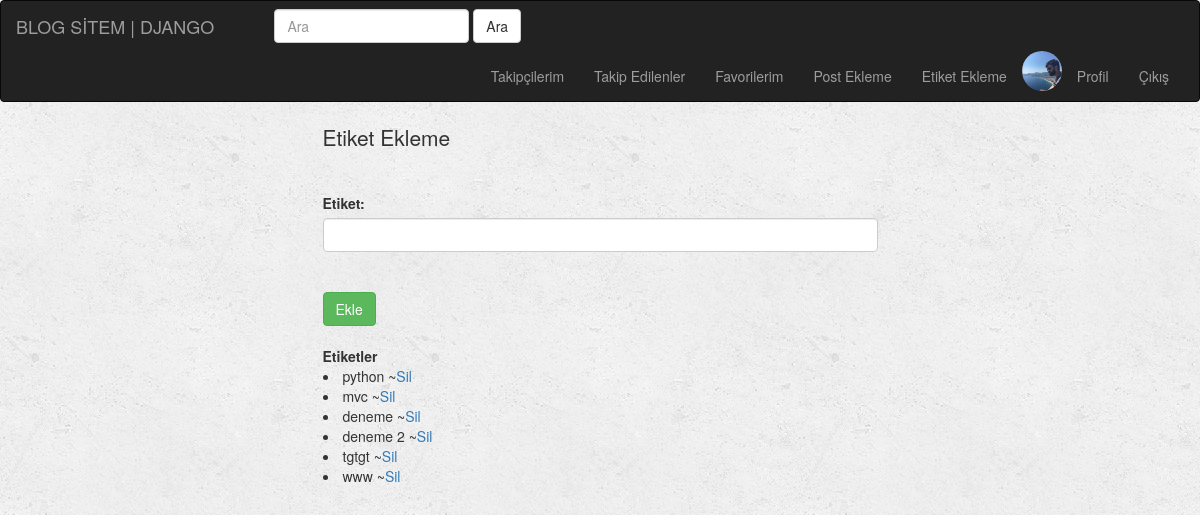
/posts/tag_cretae/ (signed in), run on the app's committed database.
### users/models.py (models this page shows, shortened)
class UserProfile(models.Model):
    Erkek = 'E'
    Kadin  = 'K'
    Other  ='O'
    CINSIYET = ((Erkek,'Erkek') , (Kadin, 'Kadin') , (Other , 'Other'))
    user = models.OneToOneField(User , on_delete=models.CASCADE , verbose_name='User')
    telefon=models.CharField(max_length=11 , verbose_name='Telefon Numarası' , blank=True)
    cinsiyet  =models.CharField(max_length=1 , verbose_name='Cinsiyet' , choices=CINSIYET, default=3 , blank=True)
    hakkimda  = models.TextField(max_length=500 , verbose_name='Hakkımda' , blank=True)
    dogumTarihi = models.DateField(verbose_name='Doğum Tarihi' , blank=True,null=True)
    profilPhoto = models.ImageField(upload_to = upload_to , verbose_name='Profil Fotoğrafı',default='profilPhoto/userprofile.png')
    class Meta:
        verbose_name = 'Kullanıcı Bilgileri'
        verbose_name_plural='Kullanıcı Bilgileri'

### posts/models.py (models this page shows, shortened)
class Tag(models.Model):
    isim = models.CharField(max_length=20, verbose_name='Etiket', blank=True,unique=True)
    class Meta:
        verbose_name = 'Etiket'
        verbose_name_plural = 'Etiketler'

### posts/views.py (the view)
@login_required(login_url='/users/login/')
def tag_create(request):
    tag_form = TagForm
    tag = Tag.objects.all()
    if request.method == 'POST' and request.user.is_authenticated:
        tag_form = TagForm(request.POST or None)
        if tag_form.is_valid():
            tag_form.save(commit=True)
            return redirect('post_create')
    return render(request, 'posts/tag_create.html', context={'form': tag_form, 'tag':tag})

### templates/posts/tag_create.html (shortened to what this page needs)
{% extends 'base.html' %}
{% load static %}
{% block icerik %}
    <div class="col-lg-6 , col-lg-offset-3">
        <p class="lead">Etiket Ekleme</p>
        <hr>
        <form method="post" action="">
            {% include 'form_template.html' %}
            <input type="submit" value="Ekle" class="btn btn-success">
        </form>
        <br>
         <b>Etiketler</b>
             {% for i in tag %}
                 <li>{{ i.isim }}   ~<a href="{% url 'tag_delete' i.pk %}" style="margin-left: fill">Sil</a>
             {% endfor %}</li>
    </div>
{% endblock %}

### templates/base.html (shortened to what this page needs)
{% load static %}
<!DOCTYPE html>
<html lang="en">
<head>
    <link rel="stylesheet" type="text/css " href="{% static 'base.css' %}">
    <link rel="stylesheet" type="text/css" href="{% static 'css/bootstrap.min.css' %}">
</head>
<body>
<nav class="navbar navbar-inverse">
    <div class="container-fluid">
        <div class="navbar-header">
            <a class="navbar-brand" href="{% url 'post_list' %}">BLOG SİTEM | DJANGO</a>
        </div>
        <div class="collapse navbar-collapse" id="bs-example-navbar-collapse-1">
            <ul class="nav navbar-nav">
                <li><a href="#"></a></li>
            </ul>
            <form class="navbar-form navbar-left" role="search" method="GET" action="{% url 'post_list' %}">
                <div class="form-group">
                    <input type="text" class="form-control" name="q" placeholder="Ara" value="{{ request.GET.q }}">
                </div>
                <button type="submit" class="btn btn-default">Ara</button>
            </form>
            <ul class="nav navbar-nav navbar-right">
                {% if request.user.is_authenticated %}
                     <li>
                        <a href="{% url 'ilk' %}">Takipçilerim</a>
                    </li>
                     <li>
                        <a href="{% url 'ilk' %}">Takip Edilenler</a>
                    </li>
                    <li>
                        <a href="{% url 'ilk' %}">Favorilerim</a>
                    </li>
                    <li>
                        <a href="{% url 'post_create' %}">Post Ekleme</a>
                    </li>
                    <li>
                        <a href="{% url 'tag_create' %}">Etiket Ekleme</a>
                    </li>
                    <li>
                        <img src="{{ request.user.userprofile.profilPhoto.url }}" style="width: 40px ; height: 40px"
                             class="img-circle">
                    </li>
                    <li>
                        <a href="{% url 'user_edit_profile' %}">Profil</a>
                    </li>
                    <li>
                        <a href="{% url 'user_logout' %}">Çıkış</a>
                    </li>
                {% else %}
                    <li><a href="{% url 'user_create' %}">Üye Ol</a></li>
                    <li><a href="{% url 'user_login' %}">Üye Girişi</a></li>
                {% endif %}
            </ul>
        </div>
    </div>
</nav>
<div class="container-fluid">
    <div class="row">
        <div class="col-lg-12 col-md-12 col-sm-12 col-xs-12">
            <div class="col-lg-8 col-lg-offset-2">
            </div>
            {% block icerik %}
            {% endblock %}
        </div>
    </div>
    <div class="col-lg-12 col-md-12 col-sm-12 col-xs-12">
        </div>
</div>
</body>
</html>

### static/base.css (style rules this page uses)
body { background-image: url("img/background.png"); }

### data on the page
Tag: isim "python"
Tag: isim "mvc"
Tag: isim "deneme"
Tag: isim "deneme 2"
Tag: isim "tgtgt"
Tag: isim "www"

### other printed values
{{ field.label_tag }} "Etiket:"
